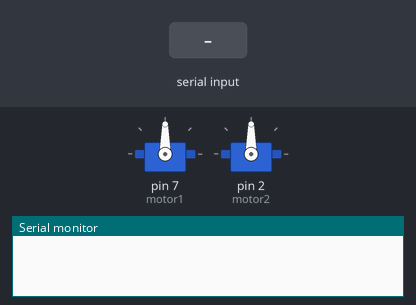
The sketch below on a simulated Arduino Uno, built with avr-gcc and run on an emulated ATmega328P. Shown: 2 × servo, the last lines printed to the serial monitor. The inputs (shaded band) are chosen by the test bench.

Above: at 1.2 s.
1.3 s: "a" received over Serial
At 4.4 s:
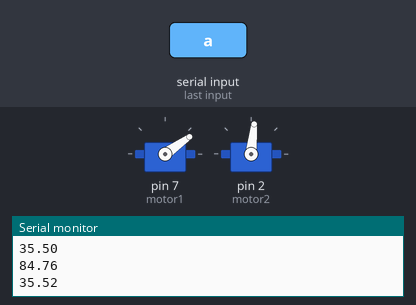
At 13.1 s:
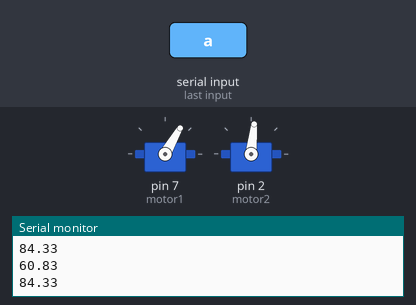
Timing chart, 0 to 18.6 s (numbered marks = the images above; inputs shaded):
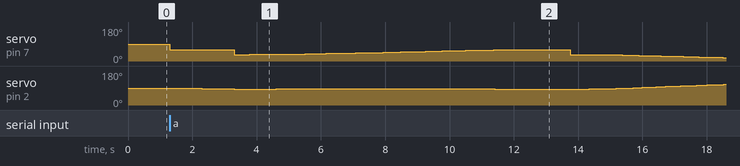

The sketch:

Trabalho_Final.ino
```cpp
#include <math.h>

float teta1,teta2;
int m = 1;
char lido;

#include <Servo.h>
Servo motor1;
Servo motor2;


// A função reta calcula a equação da reta a partir dos pontos final e inicial. Como saída obter-se-á os pares de ângulos (teta1 e teta2) para os braços se moverem na reta definida:
void reta(float xf,float x0,float yf, float y0){
  float d0, tb, tf, db, alcancavel = 0;
  float dt=0.01;
  float acel = 2;   //20mm/s^2
  float velh = 3;   //30mm/s
  float dx = (xf-x0);
  float dy = (yf-y0);
  float df = sqrt(dx*dx+dy*dy);
  float k,t,d,y,x;

  if (acel >= (velh*velh/(df-d0))){
    tb = velh/acel;
    tf = (acel*tb*tb+(df-d0))/(acel*tb);
    db = d0+acel*tb*tb/2;
    alcancavel = 1;

  }
  else{
    tf = 2*sqrt((df-d0)/acel);
    alcancavel=0;
  }

  for(k=0; k<=(tf/dt+2);k++){
    t = (k-1)*dt;


    if(alcancavel==1){
        if(t<=tb)
        {
            d=d0+acel*t*t/2;

        }

        if((tb<t)&&(t<(tf-tb)))
        {
            d=db+velh*(t-tb);

        }
        if((tf-tb)<=t)
        {
            d=df-acel*(tf-t)*(tf-t)/2;

        }
    }
    else
    {
        if(t<=(tf/2)){
            d=d0+acel*t*t/2;
        }
        if((tf/2)<t){
            d=df-acel*(tf-t)*(tf-t)/2;
        }
    }

  x=x0+d*(dx/df);
  y=y0+d*(dy/df);


Serial.println(teta1+90);
Serial.println(teta2+90);

cininv_planar(x,y);


motor1.write(teta1+90);
motor2.write(teta2+90);

 delay(1000*dt);

  }
}

//Cinemátia inversa:
int cininv_planar(float x, float y)

{
  float L1;
  float L2;
  float c2;
  float s2;
  float k1;
  float k2;

  L1=22.5;
  L2=22.5;
  c2=(x*x+y*y-L1*L1-L2*L2)/(2*L1*L2);
  if (abs(c2)>1)
  {
    return(0);
  }
  else
  {
    s2=sqrt(1-c2*c2); //s2 positivo
    teta2=atan2(s2,c2)*180/PI-90;
    k1=L1+L2*c2;
    k2=L2*s2;
    teta1=(atan2(y,x)-atan2(k2,k1))*180/PI;
    return(1);
  }
}


void setup() {
  // put your setup code here, to run once:

  motor1.attach(7);
  motor2.attach(2);


  Serial.begin(9600);
}


void loop() {
   // put your main code here, to run repeatedly:
   lido=Serial.read();

//Faz o quadrado:

  if (lido=='a'){
  motor1.write(60.64);
  delay(1000);
  motor2.write(87.07);
  delay(1000);
  reta(32.5,32.5,7.5,-7.5);
  delay(1000);
  reta(17.5,32.5,-7.5,-7.5);
  delay(1000);
  reta(17.5,17.5,7.5,-7.5);
  delay(1000);
  reta(32.5,17.5,7.5,7.5);
  delay(1000);
  }

//Faz uma casa:

  if (lido=='b'){
  motor1.write(50.36);
  delay(1000);
  motor2.write(131.16);
  delay(1000);
  reta(32.5,17.5,7.5,-7.5);
  delay(1000);
  reta(17.5,32.5,7.5,7.5);
  delay(1000);
  reta(17.5,17.5,-7.5,7.5);
  delay(1000);
  reta(32.5,17.5,-7.5,-7.5);
  delay(1000);
  reta(32.5,32.5,7.5,-7.5);
  delay(1000);
  reta(42.5,32.5,0,7.5);
  delay(1000);
  reta(32.5,42.5,-7.5,0);
  delay(1000);
  reta(17.5,32.5,7.5,-7.5);
  delay(1000);
  }

 //Retorna para a posição de descanso:
  if (lido=='r'){
  motor1.write(90);
  delay(1000);
  motor2.write(90);
    delay(1000);


  }


}
```

Measured:
- after the input at 1.3 s, servo on pin 7 (motor1): 90° → 60° at once, → 34° 2.0 s later, → 35° 0.49 s later, → 36° 0.87 s later, … (45 changes in this stretch); servo on pin 2 (motor2): 90° → 87° after 1.0 s, → 84° 1.0 s later, → 85° 1.3 s later, → 86° 0.89 s later, … (33 changes in this stretch)
